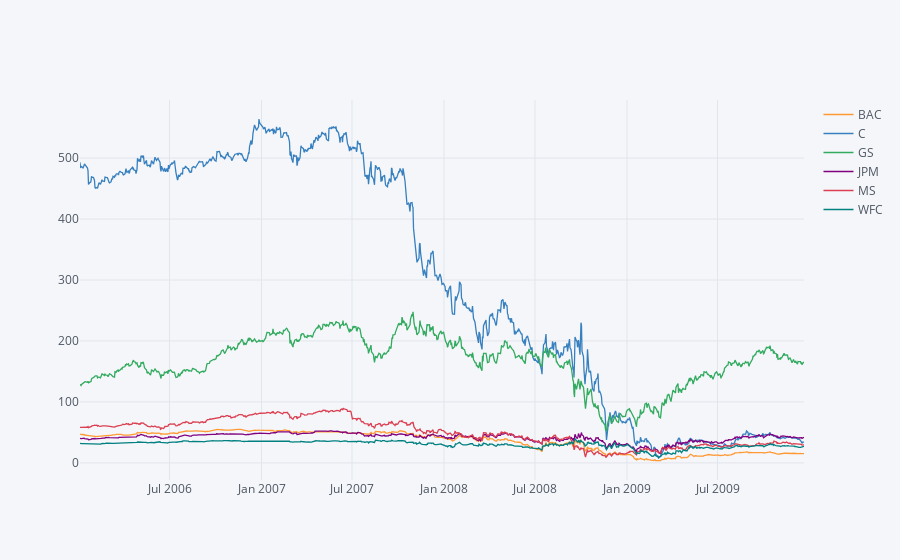

This figure's notebook cell:
### Code cell
close_data = bank_stocks.xs('Close', level=1, axis=1)
close_data.iplot()

### Figure 1 — Plotly figure (JSON) as saved in the notebook; plotly's stock layout.template omitted (floating-point values rounded to 4 significant figures; data arrays with more than 128 entries replaced by an {"elided": "..."} marker saying what was removed)
{"data": [{"line": {"color": "rgba(255, 153, 51, 1.0)", "dash": "solid", "width": 1.3}, "mode": "lines", "name": "BAC", "text": "", "type": "scatter", "x": {"elided": "1000 str values"}, "y": {"elided": "1000 float values"}}, {"line": {"color": "rgba(55, 128, 191, 1.0)", "dash": "solid", "width": 1.3}, "mode": "lines", "name": "C", "text": "", "type": "scatter", "x": {"elided": "1000 str values"}, "y": {"elided": "1000 float values"}}, {"line": {"color": "rgba(50, 171, 96, 1.0)", "dash": "solid", "width": 1.3}, "mode": "lines", "name": "GS", "text": "", "type": "scatter", "x": {"elided": "1000 str values"}, "y": {"elided": "1000 float values"}}, {"line": {"color": "rgba(128, 0, 128, 1.0)", "dash": "solid", "width": 1.3}, "mode": "lines", "name": "JPM", "text": "", "type": "scatter", "x": {"elided": "1000 str values"}, "y": {"elided": "1000 float values"}}, {"line": {"color": "rgba(219, 64, 82, 1.0)", "dash": "solid", "width": 1.3}, "mode": "lines", "name": "MS", "text": "", "type": "scatter", "x": {"elided": "1000 str values"}, "y": {"elided": "1000 float values"}}, {"line": {"color": "rgba(0, 128, 128, 1.0)", "dash": "solid", "width": 1.3}, "mode": "lines", "name": "WFC", "text": "", "type": "scatter", "x": {"elided": "1000 str values"}, "y": {"elided": "1000 float values"}}], "layout": {"legend": {"bgcolor": "#F5F6F9", "font": {"color": "#4D5663"}}, "paper_bgcolor": "#F5F6F9", "plot_bgcolor": "#F5F6F9", "titlefont": {"color": "#4D5663"}, "xaxis1": {"gridcolor": "#E1E5ED", "showgrid": true, "tickfont": {"color": "#4D5663"}, "title": "", "titlefont": {"color": "#4D5663"}, "zerolinecolor": "#E1E5ED"}, "yaxis1": {"gridcolor": "#E1E5ED", "showgrid": true, "tickfont": {"color": "#4D5663"}, "title": "", "titlefont": {"color": "#4D5663"}, "zerolinecolor": "#E1E5ED"}}}
